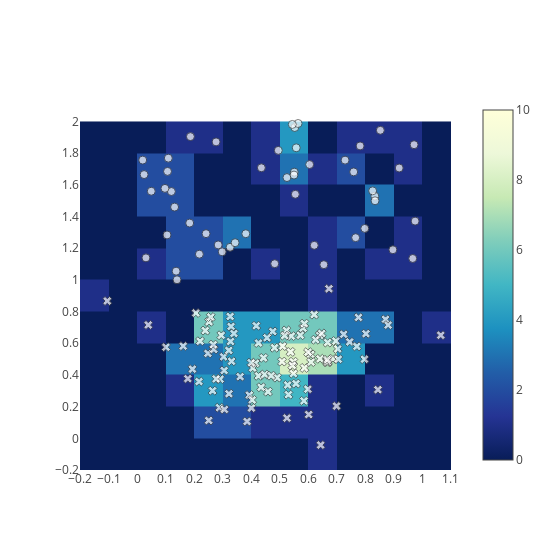

Write notebook code for a chart like this one.
### Markdown cell above
# 2D Histogram Overlaid with a Scatter Chart

### Code cell
import plotly.graph_objs as go

import numpy as np

x0 = np.random.randn(100)/5. + 0.5  # 5. enforces float division
y0 = np.random.randn(100)/5. + 0.5
x1 = np.random.rand(50)
y1 = np.random.rand(50) + 1.0

x = np.concatenate([x0, x1])
y = np.concatenate([y0, y1])

trace1 = go.Scatter(
    x=x0,
    y=y0,
    mode='markers',
    showlegend=False,
    marker=dict(
        symbol='x',
        opacity=0.7,
        color='white',
        size=8,
        line=dict(width=1),
    )
)
trace2 = go.Scatter(
    x=x1,
    y=y1,
    mode='markers',
    showlegend=False,
    marker=dict(
        symbol='circle',
        opacity=0.7,
        color='white',
        size=8,
        line=dict(width=1),
    )
)
trace3 = go.Histogram2d(
    x=x,
    y=y,
    colorscale='YlGnBu',
    zmax=10,
    nbinsx=14,
    nbinsy=14,
    zauto=False,
)

layout = go.Layout(
    xaxis=dict( ticks='', showgrid=False, zeroline=False, nticks=20 ),
    yaxis=dict( ticks='', showgrid=False, zeroline=False, nticks=20 ),
    autosize=False,
    height=550,
    width=550,
    hovermode='closest',

)
data = [trace1, trace2, trace3]
fig = go.Figure(data=data, layout=layout)

pyo.iplot(fig)
